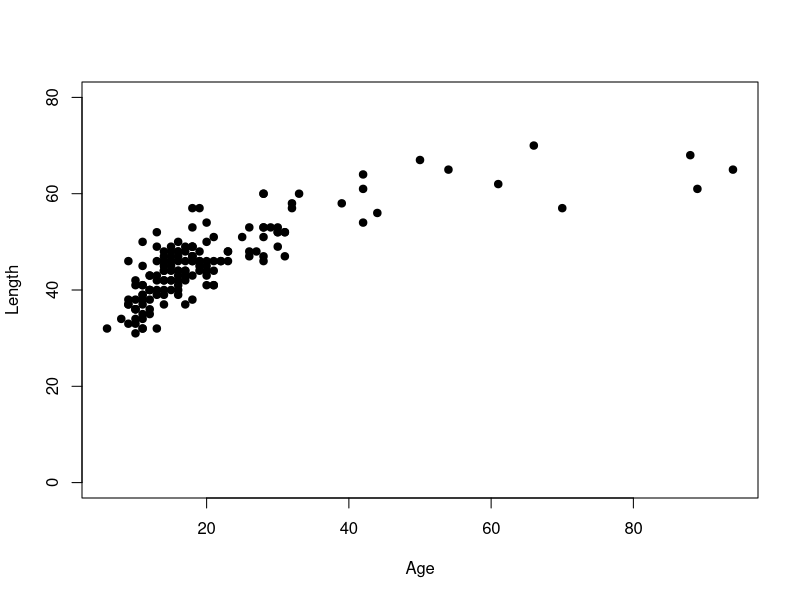

Recreate this plot in R.
## ---- chunk 1
knitr::opts_chunk$set(echo = TRUE)
## ---- chunk 2
# read in data
Yelloweye <- read.csv('YERockfish.csv')

# create fxn for plotting
Length.Age.Mat <- function(age, length, ...) {
plot(x=age,
y=length,
pch=19,
ylab="Length",
xlab="Age",
...)
}
Length.Age.Mat(age=Yelloweye$age, length=Yelloweye$length, ylim= c(0,80))




